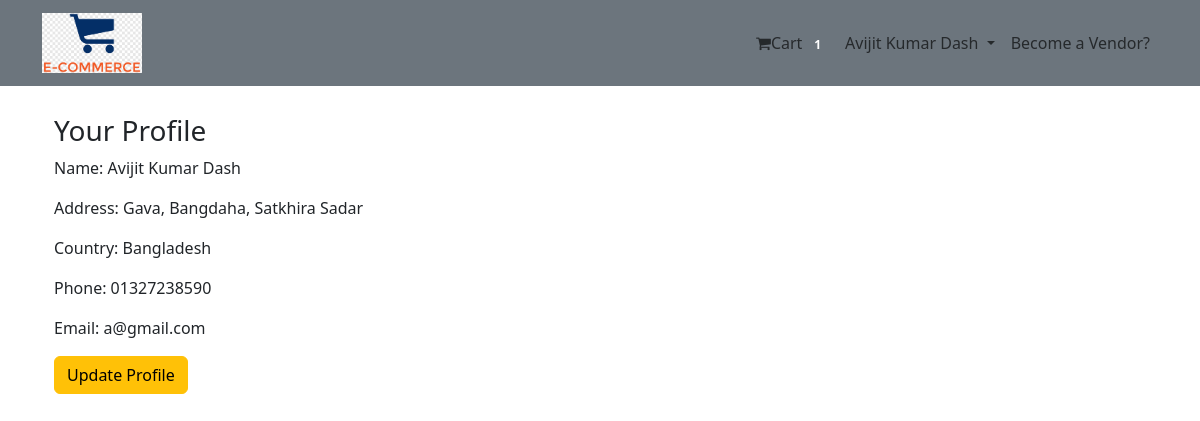
The page /account/profile/ (signed in) on the database as committed earlier.
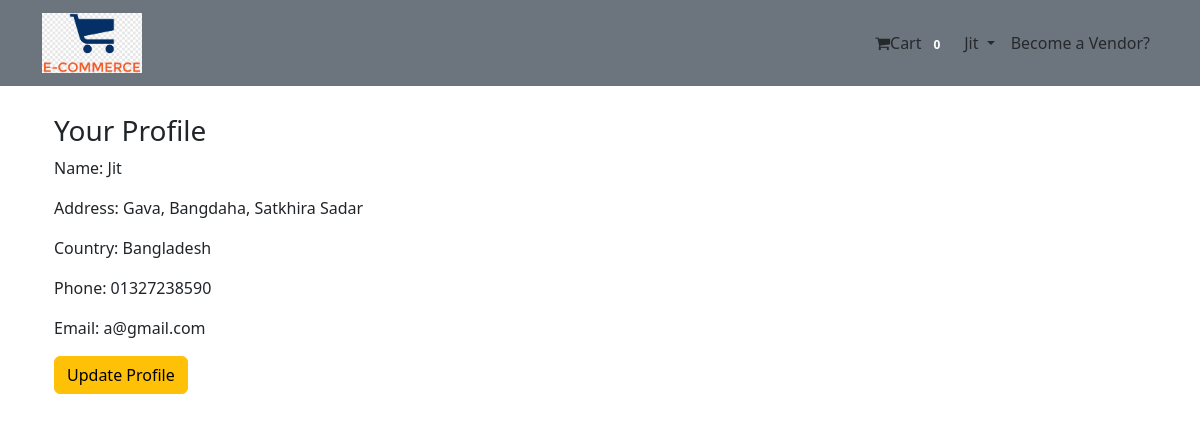
The same page on the database as committed later.
### account/models.py (models this page shows, shortened)
class User(AbstractBaseUser , PermissionsMixin):
    email = models.EmailField(unique=True, null=False)
    is_staff = models.BooleanField(
        gettext_lazy('stuff status'),
        default = False,
        help_text = gettext_lazy('Designates whether the user should be treated as active. Unselect this instead of deleting accounts.')
    )
    is_active = models.BooleanField(
        gettext_lazy('active'),
        default = True,
        help_text = gettext_lazy('Designates whether the user can log in this site.')
    )
    USERNAME_FIELD = 'email'
    objects = MyUserManager()

class Profile(models.Model):
    user = models.OneToOneField(User, on_delete=models.CASCADE, related_name='profile')
    full_name = models.CharField(max_length=255, blank=True)
    address = models.TextField(max_length=300,blank=True)
    city = models.CharField(max_length=50,blank=True)
    zip = models.CharField(max_length=10, blank=True)
    country = models.CharField(max_length=50, blank=True)
    phone = models.CharField(max_length=20, blank=True)
    date_joined = models.DateTimeField(auto_now_add=True)

### order/models.py (models this page shows, shortened)
class Order(models.Model):
    Processing = 'Processing'
    Delivered = 'Delivered'
    status_choices = [
        (Processing, 'Processing'),
        (Delivered, 'Delivered')
    ]
    coupon = models.ForeignKey(
        Coupon, on_delete=models.CASCADE, null=True, blank=True, related_name='cart_coupon')
    orderitems = models.ManyToManyField(Cart)
    user = models.ForeignKey(settings.AUTH_USER_MODEL, on_delete=models.CASCADE)
    ordered = models.BooleanField(default=False)
    created = models.DateTimeField(auto_now_add=True)
    paymentId = models.CharField(max_length=264, blank=True, null=True)
    orderId = models.CharField(max_length=255,blank=True, null=True)
    status = models.CharField(
        max_length=10, choices=status_choices, default=Processing)

### account/views.py (the view)
# urls.py: path('profile/',views.user_profile, name='profile'),
@login_required
def user_profile(request):
    return render(request,'account/profile.html',)

### order/templatetags/cart_tag.py (called while the page is built)
@register.filter
def cart_total(user):
    order = Order.objects.filter(user=user, ordered=False)
    if order.exists():
        return order[0].orderitems.count()
    else:
        return 0

### templates/account/profile.html (shortened to what this page needs)
{% extends "base.html" %}
{% load crispy_forms_tags %}
{% block content %}
<h3> Your Profile</h3>
<p>Name: {{ user.profile.full_name }}</p>
<p>Address: {{ user.profile.address }}</p>
<p>Country: {{ user.profile.country }}</p>
<p>Phone: {{ user.profile.phone }}</p>
<p>Email: {{ user.email }}</p>
<a href="{% url 'update_profile' %}" class="btn btn-warning">Update Profile</a>
{% endblock content %}

### templates/navbar.html (shortened to what this page needs)
{% load cart_tag %}
<nav class="navbar navbar-expand-lg bg-secondary">
    <div class="container">
        <a class="navbar-brand" href="{% url 'home' %}"><img class="logo" src="/static/logo/logo.png" alt=""></a>
        <div class="collapse navbar-collapse" id="navbarNav">
            <ul class="navbar-nav ms-auto">
                {% if request.user.is_authenticated %}
                <li class="nav-item">
                    <a href="{% url 'cart' %}" class="nav-link">
                        <i class="fa fa-shopping-cart"></i>Cart
                        <span class="badge badge-light"> {{ request.user|cart_total }}</span>
                    </a>
                </li>
                <li class="nav-item dropdown">
                    {% if user.profile.full_name %}
                    <a class="nav-link dropdown-toggle" href="#" role="button" data-bs-toggle="dropdown"
                        aria-expanded="false">
                        {{user.profile.full_name}}
                    </a>
                    {% else %}
                    <a class="nav-link dropdown-toggle" href="#" role="button" data-bs-toggle="dropdown"
                        aria-expanded="false">
                        {{user.email}}
                    </a>
                    {% endif %}
                </li>
                {% if user.vendor_profile %}
                {% else %}
                <li class="nav-item">
                    <a class="nav-link" href="{% url 'vendor' %}">Become a Vendor?</a>
                </li>
                {% endif %}
                {% else %}
                <li class="nav-item">
                    <a href="{% url 'login' %}" class="btn btn-primary"> Sign Up / Log In </a>
                </li>
                {% endif %}
            </ul>
        </div>
    </div>
</nav>

Rows that differ between the two databases and show on the page:
changed User "a@gmail.com": user|cart_total "1" → "0"; profile.full_name "Avijit Kumar Dash" → "Jit"
